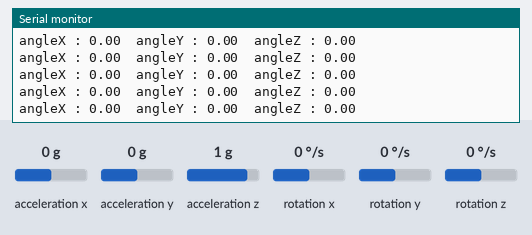
Bench run of a sketch on a simulated Arduino Uno, built with avr-gcc and run on an emulated ATmega328P. On the bench: the last lines printed to the serial monitor. Inputs (shaded band) come from the test bench; at power-on: acceleration x 0 g, acceleration y 0 g, rotation z 0 °/s, acceleration z 1 g, rotation x 0 °/s, rotation y 0 °/s.

Above: at 4.2 s.
4.3 s: acceleration x set to -1.4 g
At 4.45 s:
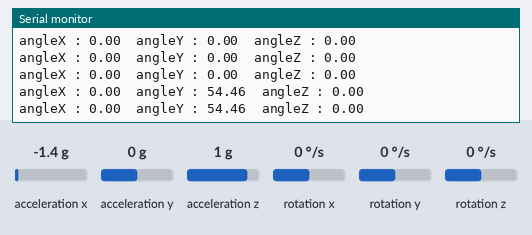
7.3 s: acceleration y set to -1.4 g
At 7.34 s:
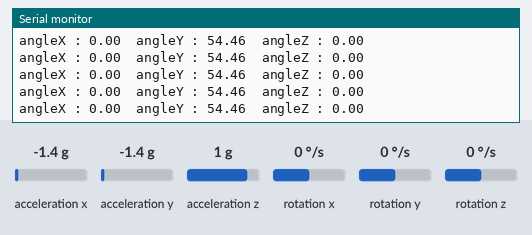
10.3 s: rotation z set to -192 °/s
At 10.3 s:
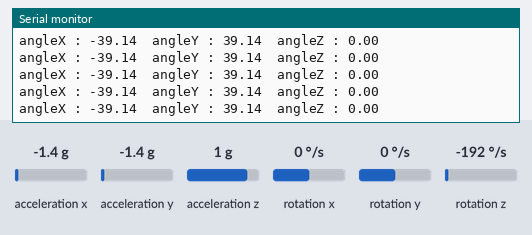
13.3 s: acceleration x set to 0 g
At 13.33 s:
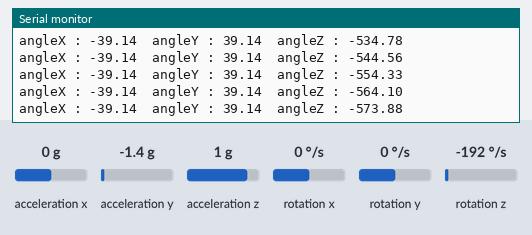
16.3 s: acceleration y set to 0 g
At 16.34 s:
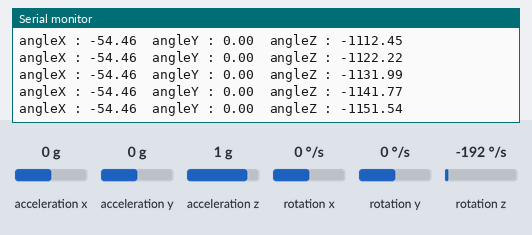
19.3 s: acceleration x set to 0.8 g
At 19.33 s:
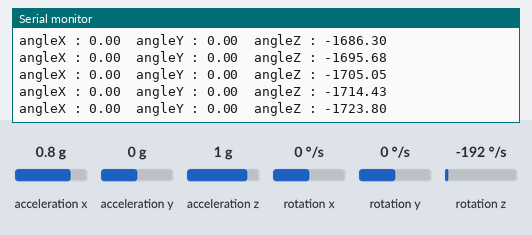
Timing chart, 0 to 22.3 s (numbered marks = the images above; inputs shaded):
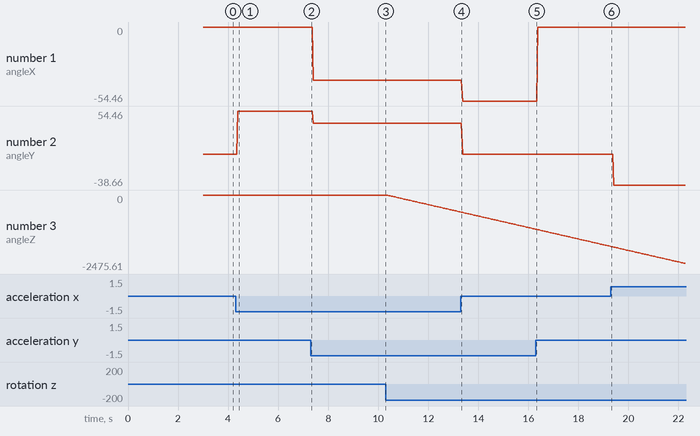

The sketch:

MPUTesting.ino
```cpp
#include <MPU6050_tockn.h>
#include <Wire.h>

MPU6050 mpu6050(Wire);

void setup() {
  Serial.begin(9600);
  Wire.begin();
  mpu6050.begin();
  mpu6050.calcGyroOffsets(true);
}

void loop() {
  mpu6050.update();
  Serial.print("angleX : ");
  Serial.print(mpu6050.getAngleX());
  Serial.print("\tangleY : ");
  Serial.print(mpu6050.getAngleY());
  Serial.print("\tangleZ : ");
  Serial.println(mpu6050.getAngleZ());
}

/*
#include <TinyMPU6050.h>

#include <Arduino.h>

#include <Wire.h>

#define MPU6050_ADDR 0x68

MPU6050 mpu(Wire);

float AccX, AccY, AccZ;                                         // accelerometer values (linear acceleration)
float GyroX, GyroY, GyroZ;                                      // gyroscope values (angular velocity)

void setup() {
    mpu.Initialize();

    Serial.begin(9600);
    Serial.println("Calibrating!");
    mpu.Calibrate();
    Serial.println("Calibrated!");
    Wire.begin();
}

void loop() {
    mpu.Execute();
    Serial.print("Gyro X: ");
    Serial.print(mpu.GetAngX());
    Serial.print(" Gyro Y: ");
    Serial.print(mpu.GetAngY());
    Serial.print(" Gyro Z: ");
    Serial.println(mpu.GetAngZ());
    delay(500);
}
/**/
```

Measured:
- after the input at 4.3 s, the serial monitor: prints a new line after 0.09 s (image 1)
- plotted number 1: 0 → -39.14 after the input at 7.3 s
- plotted number 2: 0 → 54.46 after the input at 4.3 s, 54.46 → 39.14 after the input at 7.3 s
- plotted number 3: 0 → -564.1 after the input at 10.3 s
